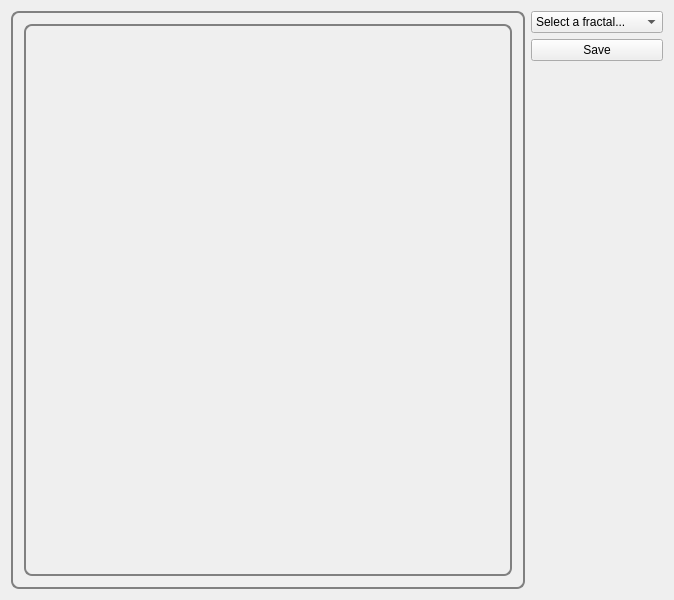
<?xml version="1.0" encoding="UTF-8"?>
<ui version="4.0">
 <class>MainWindow</class>
 <widget class="QMainWindow" name="MainWindow">
  <property name="geometry">
   <rect>
    <x>0</x>
    <y>0</y>
    <width>674</width>
    <height>600</height>
   </rect>
  </property>
  <property name="windowTitle">
   <string>MainWindow</string>
  </property>
  <widget class="QWidget" name="centralWidget">
   <layout class="QHBoxLayout" name="horizontalLayout">
    <item>
     <widget class="QGroupBox" name="groupBox">
      <property name="sizePolicy">
       <sizepolicy hsizetype="Expanding" vsizetype="Preferred">
        <horstretch>0</horstretch>
        <verstretch>0</verstretch>
       </sizepolicy>
      </property>
      <property name="styleSheet">
       <string notr="true">border: 2px solid gray;
border-radius: 8px;</string>
      </property>
      <property name="title">
       <string/>
      </property>
      <layout class="QVBoxLayout" name="verticalLayout_2">
       <item>
        <widget class="FractalDisplayWidget" name="fractalDisplayWidget" native="true">
         <property name="sizePolicy">
          <sizepolicy hsizetype="Expanding" vsizetype="Expanding">
           <horstretch>0</horstretch>
           <verstretch>0</verstretch>
          </sizepolicy>
         </property>
        </widget>
       </item>
      </layout>
     </widget>
    </item>
    <item>
     <layout class="QVBoxLayout" name="verticalLayout">
      <item>
       <widget class="QComboBox" name="comboBox">
        <property name="sizePolicy">
         <sizepolicy hsizetype="Preferred" vsizetype="Fixed">
          <horstretch>0</horstretch>
          <verstretch>0</verstretch>
         </sizepolicy>
        </property>
        <item>
         <property name="text">
          <string>Select a fractal...</string>
         </property>
        </item>
        <item>
         <property name="text">
          <string>Sierpinski Triangle</string>
         </property>
        </item>
        <item>
         <property name="text">
          <string>Mandelbrot Set</string>
         </property>
        </item>
        <item>
         <property name="text">
          <string>Julia Set</string>
         </property>
        </item>
       </widget>
      </item>
      <item>
       <widget class="QPushButton" name="saveButton">
        <property name="text">
         <string>Save</string>
        </property>
       </widget>
      </item>
      <item>
       <layout class="QVBoxLayout" name="fractalWidgetLayout"/>
      </item>
      <item>
       <spacer name="verticalSpacer">
        <property name="orientation">
         <enum>Qt::Vertical</enum>
        </property>
        <property name="sizeHint" stdset="0">
         <size>
          <width>20</width>
          <height>40</height>
         </size>
        </property>
       </spacer>
      </item>
     </layout>
    </item>
   </layout>
  </widget>
  <widget class="QMenuBar" name="menuBar">
   <property name="geometry">
    <rect>
     <x>0</x>
     <y>0</y>
     <width>674</width>
     <height>21</height>
    </rect>
   </property>
  </widget>
 </widget>
 <layoutdefault spacing="6" margin="11"/>
 <customwidgets>
  <customwidget>
   <class>FractalDisplayWidget</class>
   <extends>QWidget</extends>
   <header>fractaldisplaywidget.h</header>
   <container>1</container>
  </customwidget>
 </customwidgets>
 <resources/>
 <connections>
  <connection>
   <sender>comboBox</sender>
   <signal>currentIndexChanged(QString)</signal>
   <receiver>MainWindow</receiver>
   <slot>fractalSelectionChanged(QString)</slot>
   <hints>
    <hint type="sourcelabel">
     <x>663</x>
     <y>50</y>
    </hint>
    <hint type="destinationlabel">
     <x>607</x>
     <y>146</y>
    </hint>
   </hints>
  </connection>
 </connections>
 <slots>
  <slot>fractalSelectionChanged(QString)</slot>
 </slots>
</ui>
